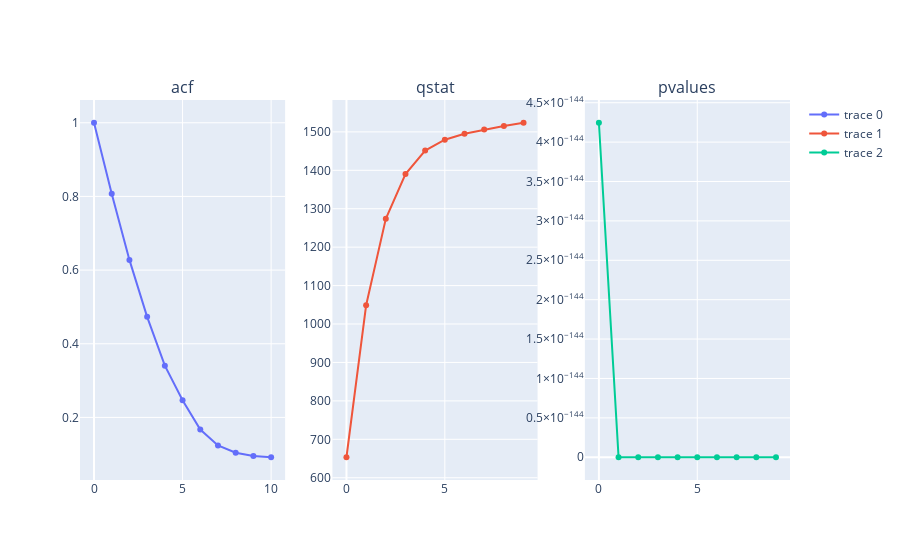

Notebook code cell kept with this figure:
### Code cell
res_acf = stattools.acf(x, fft=True, qstat=True, nlags=10)

fig = make_subplots(rows=1, cols=3,
                    subplot_titles=("acf", "qstat", "pvalues"))
fig.add_trace(
    go.Scatter(x=[i for i in range(len(res_acf[0]))],y=res_acf[0]),
    row=1, col=1
)
fig.add_trace(
    go.Scatter(x=[i for i in range(len(res_acf[1]))], y=res_acf[1]),
    row=1, col=2
)
fig.add_trace(
    go.Scatter(x=[i for i in range(len(res_acf[2]))],y=res_acf[2]),
    row=1, col=3
)

### Figure 1 — Plotly figure (JSON) as saved in the notebook; plotly's stock layout.template omitted (floating-point values rounded to 4 significant figures)
{"data": [{"type": "scatter", "x": [0, 1, 2, 3, 4, 5, 6, 7, 8, 9, 10], "xaxis": "x", "y": [1, 0.8071, 0.6276, 0.473, 0.3404, 0.2466, 0.1671, 0.124, 0.1041, 0.09521, 0.09186], "yaxis": "y"}, {"type": "scatter", "x": [0, 1, 2, 3, 4, 5, 6, 7, 8, 9], "xaxis": "x2", "y": [653.3, 1049.0, 1274.0, 1390.0, 1451.0, 1480.0, 1495.0, 1506.0, 1515.0, 1524.0], "yaxis": "y2"}, {"type": "scatter", "x": [0, 1, 2, 3, 4, 5, 6, 7, 8, 9], "xaxis": "x3", "y": [4.246e-144, 1.821e-228, 7.851e-276, 9.385e-300, 1.001e-311, 0, 0, 0, 0, 0], "yaxis": "y3"}], "layout": {"annotations": [{"font": {"size": 16}, "showarrow": false, "text": "acf", "x": 0.1444, "xanchor": "center", "xref": "paper", "y": 1, "yanchor": "bottom", "yref": "paper"}, {"font": {"size": 16}, "showarrow": false, "text": "qstat", "x": 0.5, "xanchor": "center", "xref": "paper", "y": 1, "yanchor": "bottom", "yref": "paper"}, {"font": {"size": 16}, "showarrow": false, "text": "pvalues", "x": 0.8556, "xanchor": "center", "xref": "paper", "y": 1, "yanchor": "bottom", "yref": "paper"}], "xaxis": {"anchor": "y", "domain": [0, 0.2889]}, "xaxis2": {"anchor": "y2", "domain": [0.3556, 0.6444]}, "xaxis3": {"anchor": "y3", "domain": [0.7111, 1]}, "yaxis": {"anchor": "x", "domain": [0, 1]}, "yaxis2": {"anchor": "x2", "domain": [0, 1]}, "yaxis3": {"anchor": "x3", "domain": [0, 1]}}}
